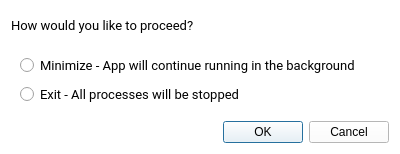
<?xml version="1.0" encoding="UTF-8"?>
<ui version="4.0">
 <class>Dialog_ExitWithBackgroundOption</class>
 <widget class="QDialog" name="Dialog_ExitWithBackgroundOption">
  <property name="geometry">
   <rect>
    <x>0</x>
    <y>0</y>
    <width>400</width>
    <height>154</height>
   </rect>
  </property>
  <property name="windowTitle">
   <string>Exit Application</string>
  </property>
  <property name="styleSheet">
   <string notr="true">QDialog {
background-color: #FFF
}</string>
  </property>
  <layout class="QVBoxLayout" name="verticalLayout">
   <item>
    <widget class="QLabel" name="label">
     <property name="font">
      <font>
       <family>Roboto</family>
       <pointsize>10</pointsize>
      </font>
     </property>
     <property name="styleSheet">
      <string notr="true">QLabel {
color: #000
}</string>
     </property>
     <property name="text">
      <string>How would you like to proceed?</string>
     </property>
     <property name="margin">
      <number>10</number>
     </property>
    </widget>
   </item>
   <item>
    <widget class="QWidget" name="widget" native="true">
     <property name="styleSheet">
      <string notr="true">QWidget {
color: #000
}</string>
     </property>
     <layout class="QVBoxLayout" name="verticalLayout_2">
      <item>
       <widget class="QRadioButton" name="radioButton_Minimize">
        <property name="font">
         <font>
          <family>Roboto</family>
          <pointsize>10</pointsize>
         </font>
        </property>
        <property name="styleSheet">
         <string notr="true"/>
        </property>
        <property name="text">
         <string>Minimize - App will continue running in the background</string>
        </property>
       </widget>
      </item>
      <item>
       <widget class="QRadioButton" name="radioButton_Exit">
        <property name="font">
         <font>
          <family>Roboto</family>
          <pointsize>10</pointsize>
         </font>
        </property>
        <property name="text">
         <string>Exit - All processes will be stopped</string>
        </property>
       </widget>
      </item>
     </layout>
    </widget>
   </item>
   <item>
    <widget class="QDialogButtonBox" name="buttonBox">
     <property name="font">
      <font>
       <family>Roboto</family>
       <pointsize>10</pointsize>
      </font>
     </property>
     <property name="styleSheet">
      <string notr="true">
QDialogButtonBox QPushButton {
    background-color: #FFF;
    color: #000;
}
QDialogButtonBox QPushButton:hover {
    background-color: #2980b9;
}
QDialogButtonBox QPushButton:pressed {
    background-color: #21618c;
}</string>
     </property>
     <property name="orientation">
      <enum>Qt::Orientation::Horizontal</enum>
     </property>
     <property name="standardButtons">
      <set>QDialogButtonBox::StandardButton::Cancel|QDialogButtonBox::StandardButton::Ok</set>
     </property>
    </widget>
   </item>
  </layout>
 </widget>
 <resources/>
 <connections>
  <connection>
   <sender>buttonBox</sender>
   <signal>accepted()</signal>
   <receiver>Dialog_ExitWithBackgroundOption</receiver>
   <slot>accept()</slot>
   <hints>
    <hint type="sourcelabel">
     <x>248</x>
     <y>254</y>
    </hint>
    <hint type="destinationlabel">
     <x>157</x>
     <y>274</y>
    </hint>
   </hints>
  </connection>
  <connection>
   <sender>buttonBox</sender>
   <signal>rejected()</signal>
   <receiver>Dialog_ExitWithBackgroundOption</receiver>
   <slot>reject()</slot>
   <hints>
    <hint type="sourcelabel">
     <x>316</x>
     <y>260</y>
    </hint>
    <hint type="destinationlabel">
     <x>286</x>
     <y>274</y>
    </hint>
   </hints>
  </connection>
 </connections>
</ui>
